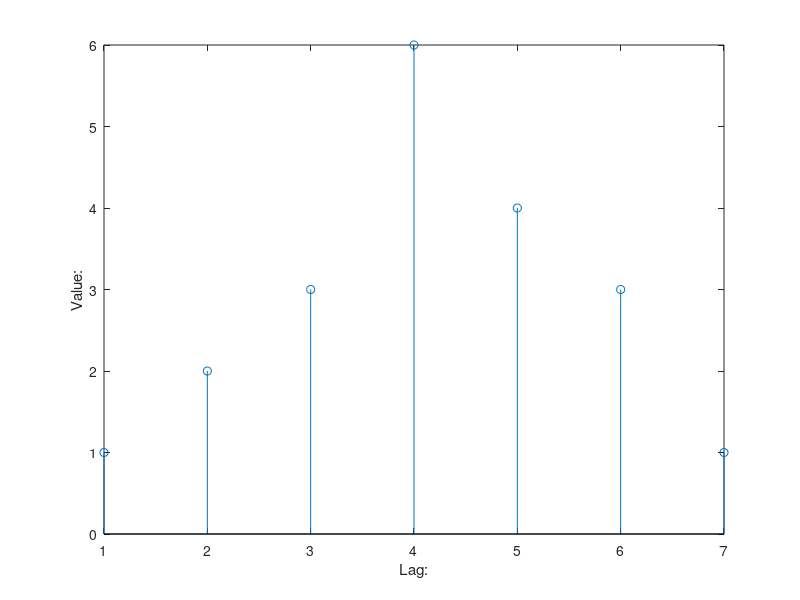

Reproduce this figure in MATLAB.
clc;
x = [1, 0, 2, 1];
y = [1 1 2 1];
z = xcorr(x,y);
n = 1:length(z);
stem(n,z);
ylabel('Value:');
xlabel('Lag:');
disp('Crosscorrelation:');z